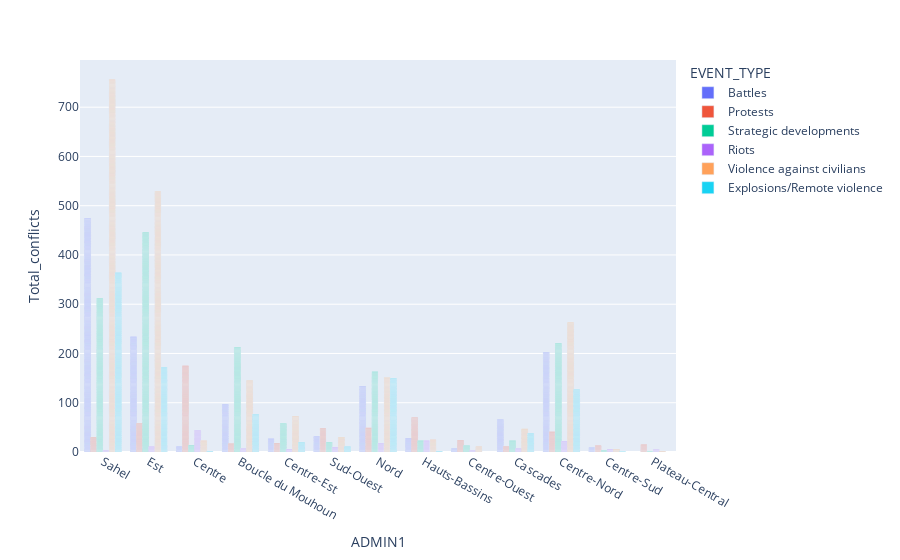

The notebook cell saved with this chart:
### Code cell
egion_bar_fig = px.bar(new_data, x="ADMIN1", y="Total_conflicts",color='EVENT_TYPE', barmode='group')
                #color='month' ,text='Number of Conflicts')

egion_bar_fig.show()

### Figure 1 — Plotly figure (JSON) as saved in the notebook; plotly's stock layout.template omitted (floating-point values rounded to 4 significant figures; data arrays with more than 128 entries replaced by an {"elided": "..."} marker saying what was removed)
{"data": [{"alignmentgroup": "True", "hovertemplate": "EVENT_TYPE=Battles<br>ADMIN1=%{x}<br>Total_conflicts=%{y}<extra></extra>", "legendgroup": "Battles", "marker": {"color": "#636efa", "pattern": {"shape": ""}}, "name": "Battles", "offsetgroup": "Battles", "orientation": "v", "showlegend": true, "textposition": "auto", "type": "bar", "x": {"elided": "1323 str values"}, "xaxis": "x", "y": {"elided": "1323 int values"}, "yaxis": "y"}, {"alignmentgroup": "True", "hovertemplate": "EVENT_TYPE=Protests<br>ADMIN1=%{x}<br>Total_conflicts=%{y}<extra></extra>", "legendgroup": "Protests", "marker": {"color": "#EF553B", "pattern": {"shape": ""}}, "name": "Protests", "offsetgroup": "Protests", "orientation": "v", "showlegend": true, "textposition": "auto", "type": "bar", "x": {"elided": "569 str values"}, "xaxis": "x", "y": {"elided": "569 int values"}, "yaxis": "y"}, {"alignmentgroup": "True", "hovertemplate": "EVENT_TYPE=Strategic developments<br>ADMIN1=%{x}<br>Total_conflicts=%{y}<extra></extra>", "legendgroup": "Strategic developments", "marker": {"color": "#00cc96", "pattern": {"shape": ""}}, "name": "Strategic developments", "offsetgroup": "Strategic developments", "orientation": "v", "showlegend": true, "textposition": "auto", "type": "bar", "x": {"elided": "1510 str values"}, "xaxis": "x", "y": {"elided": "1510 int values"}, "yaxis": "y"}, {"alignmentgroup": "True", "hovertemplate": "EVENT_TYPE=Riots<br>ADMIN1=%{x}<br>Total_conflicts=%{y}<extra></extra>", "legendgroup": "Riots", "marker": {"color": "#ab63fa", "pattern": {"shape": ""}}, "name": "Riots", "offsetgroup": "Riots", "orientation": "v", "showlegend": true, "textposition": "auto", "type": "bar", "x": {"elided": "165 str values"}, "xaxis": "x", "y": {"elided": "165 int values"}, "yaxis": "y"}, {"alignmentgroup": "True", "hovertemplate": "EVENT_TYPE=Violence against civilians<br>ADMIN1=%{x}<br>Total_conflicts=%{y}<extra></extra>", "legendgroup": "Violence against civilians", "marker": {"color": "#FFA15A", "pattern": {"shape": ""}}, "name": "Violence against civilians", "offsetgroup": "Violence against civilians", "orientation": "v", "showlegend": true, "textposition": "auto", "type": "bar", "x": {"elided": "2061 str values"}, "xaxis": "x", "y": {"elided": "2061 int values"}, "yaxis": "y"}, {"alignmentgroup": "True", "hovertemplate": "EVENT_TYPE=Explosions/Remote violence<br>ADMIN1=%{x}<br>Total_conflicts=%{y}<extra></extra>", "legendgroup": "Explosions/Remote violence", "marker": {"color": "#19d3f3", "pattern": {"shape": ""}}, "name": "Explosions/Remote violence", "offsetgroup": "Explosions/Remote violence", "orientation": "v", "showlegend": true, "textposition": "auto", "type": "bar", "x": {"elided": "964 str values"}, "xaxis": "x", "y": {"elided": "964 int values"}, "yaxis": "y"}], "layout": {"barmode": "group", "legend": {"title": {"text": "EVENT_TYPE"}, "tracegroupgap": 0}, "margin": {"t": 60}, "xaxis": {"anchor": "y", "domain": [0, 1], "title": {"text": "ADMIN1"}}, "yaxis": {"anchor": "x", "domain": [0, 1], "title": {"text": "Total_conflicts"}}}}
